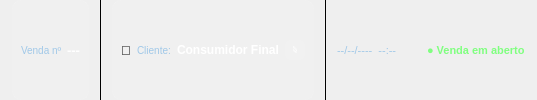
    <widget class="QFrame" name="frameInfoVenda">
     <property name="minimumHeight"><number>46</number></property>
     <property name="maximumHeight"><number>46</number></property>
     <property name="styleSheet">
      <string notr="true">
       QFrame#frameInfoVenda {
        background: qlineargradient(x1:0,y1:0,x2:0,y2:1,
         stop:0 #2f79bf, stop:1 #1c4f7c);
        border-bottom: 1px solid #2b5f8f;
       }
      </string>
     </property>
     <layout class="QHBoxLayout" name="infoVendaHL">
      <property name="spacing"><number>10</number></property>
      <property name="leftMargin"><number>12</number></property>
      <property name="topMargin"><number>0</number></property>
      <property name="rightMargin"><number>12</number></property>
      <property name="bottomMargin"><number>0</number></property>

      <!-- Número da venda -->
      <item>
       <widget class="QFrame" name="frameNumVenda">
        <property name="styleSheet"><string notr="true">QFrame#frameNumVenda{background-color:rgba(255,255,255,12);border:1px solid rgba(255,255,255,20);border-radius:8px;}</string></property>
        <layout class="QHBoxLayout" name="numVendaHL">
         <property name="spacing"><number>5</number></property>
         <property name="leftMargin"><number>8</number></property>
         <property name="topMargin"><number>3</number></property>
         <property name="rightMargin"><number>8</number></property>
         <property name="bottomMargin"><number>3</number></property>
         <item><widget class="QLabel" name="lblNumVendaLabel"><property name="text"><string>Venda n&#186;</string></property><property name="styleSheet"><string notr="true">font-size:10px;color:#a0c8e8;</string></property></widget></item>
         <item><widget class="QLabel" name="lblNumVendaValor"><property name="text"><string>---</string></property><property name="styleSheet"><string notr="true">font-size:13px;font-weight:bold;color:white;</string></property></widget></item>
        </layout>
       </widget>
      </item>

      <!-- Separador -->
      <item>
       <widget class="QFrame" name="frameSepInfo1">
        <property name="minimumWidth"><number>1</number></property>
        <property name="maximumWidth"><number>1</number></property>
        <property name="styleSheet"><string notr="true">background-color:rgba(255,255,255,30);</string></property>
        <property name="frameShape"><enum>QFrame::VLine</enum></property>
       </widget>
      </item>

      <!-- Cliente associado -->
      <item>
       <widget class="QFrame" name="frameClienteVenda">
        <property name="styleSheet"><string notr="true">QFrame#frameClienteVenda{background-color:rgba(255,255,255,12);border:1px solid rgba(255,255,255,20);border-radius:8px;}</string></property>
        <layout class="QHBoxLayout" name="clienteVendaHL">
         <property name="spacing"><number>6</number></property>
         <property name="leftMargin"><number>8</number></property>
         <property name="topMargin"><number>3</number></property>
         <property name="rightMargin"><number>8</number></property>
         <property name="bottomMargin"><number>3</number></property>
         <item><widget class="QLabel" name="lblClienteIcon"><property name="text"><string>&#128100;</string></property><property name="styleSheet"><string notr="true">font-size:13px;</string></property></widget></item>
         <item><widget class="QLabel" name="lblClienteLabel"><property name="text"><string>Cliente:</string></property><property name="styleSheet"><string notr="true">font-size:10px;color:#a0c8e8;</string></property></widget></item>
         <item><widget class="QLabel" name="lblClienteNome"><property name="text"><string>Consumidor Final</string></property><property name="styleSheet"><string notr="true">font-size:12px;font-weight:bold;color:white;</string></property></widget></item>
         <item>
          <widget class="QPushButton" name="btnAlterarCliente">
           <property name="text"><string>&#9998;</string></property>
           <property name="minimumSize"><size><width>20</width><height>20</height></size></property>
           <property name="maximumSize"><size><width>20</width><height>20</height></size></property>
           <property name="styleSheet"><string notr="true">QPushButton{background-color:rgba(255,255,255,14);color:white;font-size:11px;border:none;border-radius:6px;padding:3px 8px;}QPushButton:hover{background-color:rgba(255,255,255,24);}QPushButton:pressed{background-color:rgba(255,255,255,8);}</string></property>
          </widget>
         </item>
        </layout>
       </widget>
      </item>

      <!-- Separador -->
      <item>
       <widget class="QFrame" name="frameSepInfo2">
        <property name="minimumWidth"><number>1</number></property>
        <property name="maximumWidth"><number>1</number></property>
        <property name="styleSheet"><string notr="true">background-color:rgba(255,255,255,30);</string></property>
        <property name="frameShape"><enum>QFrame::VLine</enum></property>
       </widget>
      </item>

      <!-- Data/hora -->
      <item>
       <widget class="QLabel" name="lblDataHora">
        <property name="text"><string>--/--/----  --:--</string></property>
        <property name="styleSheet"><string notr="true">font-size:11px;color:#a0c8e8;</string></property>
       </widget>
      </item>

      <item>
       <spacer name="infoVendaSpacer">
        <property name="orientation"><enum>Qt::Horizontal</enum></property>
        <property name="sizeHint" stdset="0"><size><width>20</width><height>10</height></size></property>
       </spacer>
      </item>

      <!-- Status da venda atual -->
      <item>
       <widget class="QLabel" name="lblInfoStatusVenda">
        <property name="text"><string>&#9679; Venda em aberto</string></property>
        <property name="styleSheet"><string notr="true">font-size:11px;font-weight:bold;color:#80ff80;</string></property>
       </widget>
      </item>

     </layout>
    </widget>
